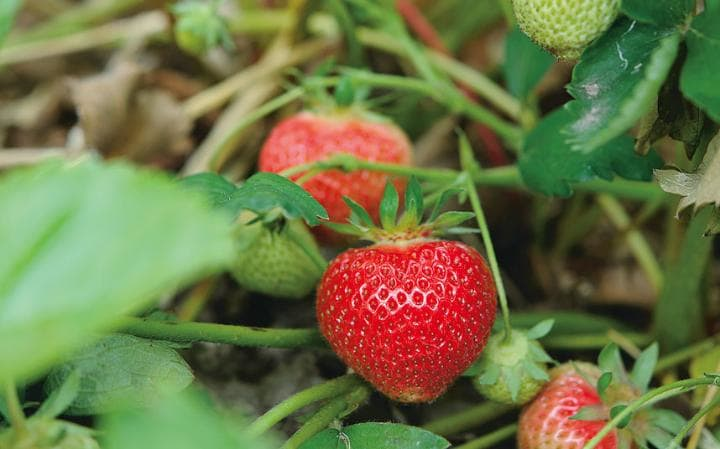
#> input picture Strawberry identification/Straw 2.jpg, 720 x 449 px
$ python PythonDraft.py   (older library calls are emulated)
#> lines starting #> are read from the running program, lines starting #| are printed output that depends on the picture; after the words box and inside, x2 and y2 are one past the last pixel; in counts of white or black regions, pixels touching at a corner belong together
# PythonDraft.py
# This script is meant to be the

import cv2
import numpy as np
#import antigravity


#load image from file.  This will be from another class eventually
inputImage = cv2.imread('Straw 2.jpg')
#> inputImage is the input picture: shape (449, 720, 3); mean B, G, R 69.8, 116.3, 110.2
image = cv2.cvtColor(inputImage, cv2.COLOR_BGR2HSV)
#> image: shape (449, 720, 3); mean H, S, V 44.3, 125.1, 133.3

upperHue = 1.0*255
lowerHue = 0.7*255
lowerSat = 0.5*255
sizeThreshMin = 200    #will have to adjust as we get closer to the fruit.
sizeThreshMax = 2000   #will have to adjust as we get closer to the fruit.
# the maximum size threshold given in for this is designed to eliminate
# fruit that are bunched closely together.  We currently do not have a way
# to recognize that an image shows two overlapping strawberries.  The
# solution to this may be in using depth camera information on the objects
# that the maximum size threshold is filtering out.

dimen = np.shape(image)
#> dimen = (449, 720, 3)
#(dimen[0]).__class__.__name__
mask = np.zeros((dimen[0],dimen[1]))

if upperHue > lowerHue:	# create mask of red values
	for x in range(0, dimen[0]):
		for y in range(0, dimen[1]):
			if image[x,y,1] > lowerHue and image[x,y,1] < upperHue and image[x,y,2] > lowerSat:
				mask[x,y] = 1;
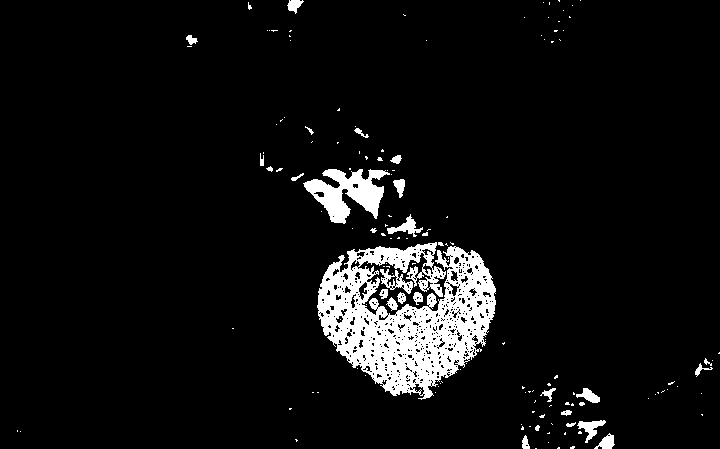
#> mask: shape (449, 720) float64; values 0 (black) and 1 (white), 6.4% white; 146 white regions (118 under 20 px), largest, box (x1, y1, x2, y2) and area: (317, 242, 496, 400) 15398, (303, 169, 390, 224) 2388, (380, 269, 413, 294) 316
else:	#allowing for wraparound boundaries
	for x in range(0, dimen[0]):
		for y in range(0, dimen[1]):
			if image[x,y,1] > lowerHue and image[x,y,1] < upperHue and image[x,y,2] > lowerSat:
				mask[x,y] = 1;

# Morphology: erode and dilate.  Needs more work
kernel = np.ones((3,3),np.uint8)
morphed = cv2.erode(mask, kernel, iterations = 1)
morphed = cv2.dilate(morphed, kernel, iterations = 2)

# wrote a python version of MATLAB's bwlabel using pseudocode from Img. Rec. test question pseudocode
connectivity = 8
#components = cv2.connectedComponentsWithStats(morphed, connectivity, cv2.CV_32S)


while 1:
	cv2.imshow("Original Image",inputImage)
	cv2.imshow("Mask",mask)
	cv2.imshow("Morphology",morphed)
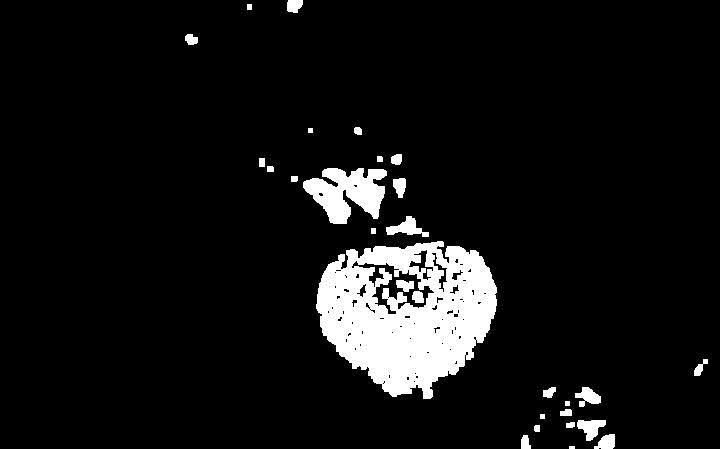
#> window 'Morphology': shape (449, 720) float64; values 0 (black) and 1 (white), 7.5% white; 29 white regions (1 under 20 px), largest, box (x1, y1, x2, y2) and area: (316, 241, 497, 399) 18510, (303, 168, 387, 224) 2867, (386, 216, 429, 237) 415
	key = cv2.waitKey(20)	#every 20 ms, checks if a key has been pressed.
#> (key Esc is pressed here)
	if key == 27: # exit on ESC
		break


cv2.destroyWindow("preview1")

$ run again, with Strawberry identification/Straw 1.jpg copied over Strawberry identification/Straw 2.jpg
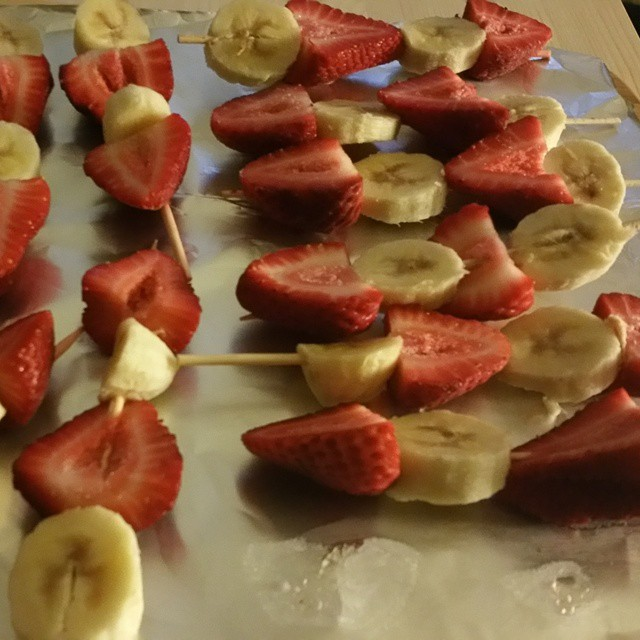
#> input picture Strawberry identification/Straw 1.jpg, 640 x 640 px
#> inputImage is the input picture: shape (640, 640, 3); mean B, G, R 60.3, 94.5, 134
#> image: shape (640, 640, 3); mean H, S, V 16.4, 152.1, 134.2
#> after the loop `for x in range(0, dimen[0]):`:
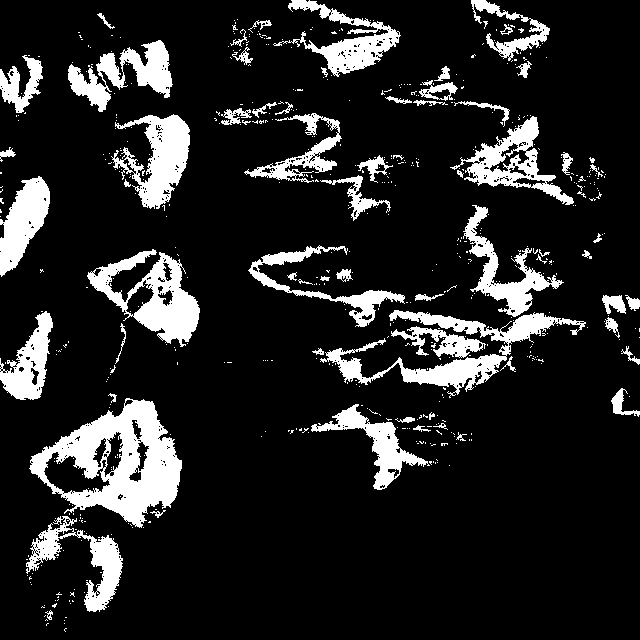
#> mask: shape (640, 640) float64; values 0 (black) and 1 (white), 14.3% white; 567 white regions (500 under 20 px), largest, box (x1, y1, x2, y2) and area: (29, 398, 182, 528) 9243, (320, 310, 586, 398) 5187, (87, 249, 200, 347) 4454
#> `cv2.imshow("Morphology",morphed)`:
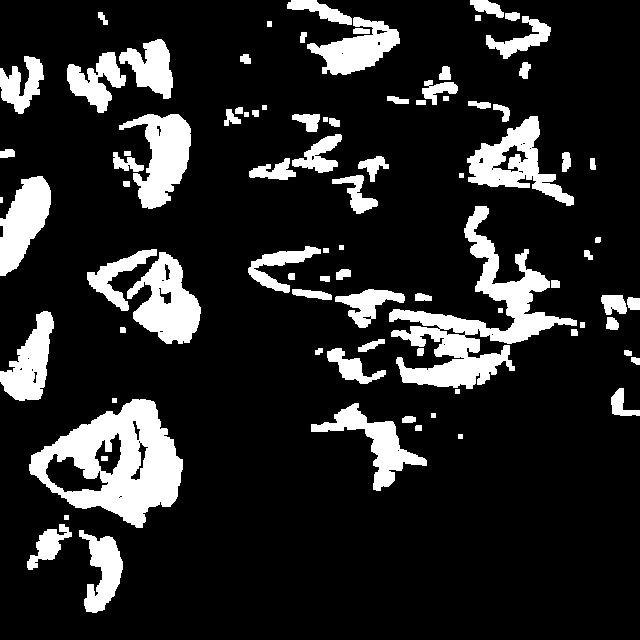
#> window 'Morphology': shape (640, 640) float64; values 0 (black) and 1 (white), 15.8% white; 87 white regions (1 under 20 px), largest, box (x1, y1, x2, y2) and area: (29, 399, 183, 528) 10114, (389, 206, 577, 389) 9501, (127, 252, 201, 344) 3778

$ run again, with Strawberry identification/Straw 3.jpg copied over Strawberry identification/Straw 2.jpg
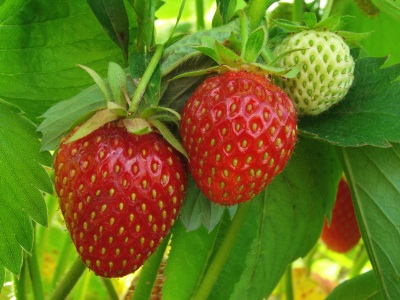
#> input picture Strawberry identification/Straw 3.jpg, 400 x 300 px
#> inputImage is the input picture: shape (300, 400, 3); mean B, G, R 29.2, 114, 105.3
#> image: shape (300, 400, 3); mean H, S, V 37.3, 206, 141
#> after the loop `for x in range(0, dimen[0]):`:
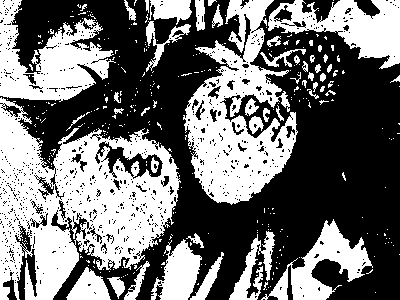
#> mask: shape (300, 400) float64; values 0 (black) and 1 (white), 44.2% white; 338 white regions (289 under 20 px), largest, box (x1, y1, x2, y2) and area: (0, 97, 181, 300) 19488, (183, 0, 298, 205) 11130, (0, 0, 116, 102) 5878
#> `cv2.imshow("Morphology",morphed)`:
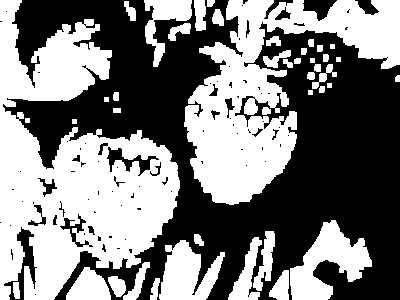
#> window 'Morphology': shape (300, 400) float64; values 0 (black) and 1 (white), 49.3% white; 43 white regions, largest, box (x1, y1, x2, y2) and area: (0, 0, 180, 300) 28008, (184, 0, 400, 205) 18225, (290, 220, 372, 300) 3248
